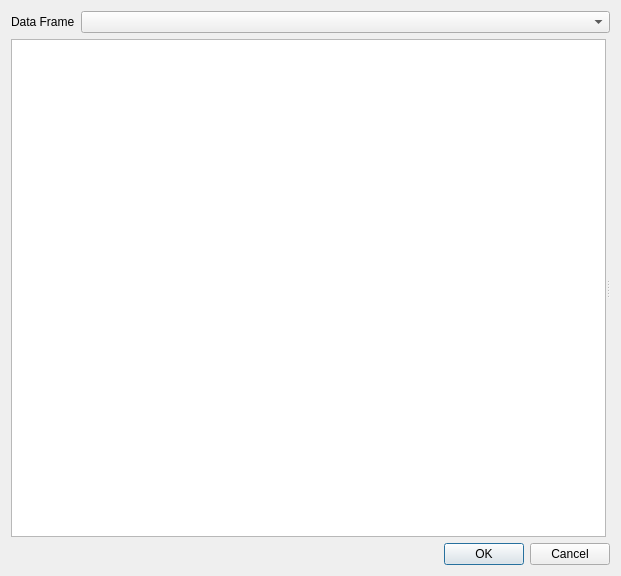
<?xml version="1.0" encoding="UTF-8"?>
<ui version="4.0">
 <class>DADialogChartGuide</class>
 <widget class="QDialog" name="DADialogChartGuide">
  <property name="geometry">
   <rect>
    <x>0</x>
    <y>0</y>
    <width>621</width>
    <height>576</height>
   </rect>
  </property>
  <property name="windowTitle">
   <string>Dialog</string>
  </property>
  <layout class="QVBoxLayout" name="verticalLayout_4">
   <item>
    <layout class="QHBoxLayout" name="horizontalLayout_3">
     <item>
      <widget class="QLabel" name="label">
       <property name="sizePolicy">
        <sizepolicy hsizetype="Preferred" vsizetype="Maximum">
         <horstretch>0</horstretch>
         <verstretch>0</verstretch>
        </sizepolicy>
       </property>
       <property name="text">
        <string>Data Frame</string>
       </property>
      </widget>
     </item>
     <item>
      <widget class="QComboBox" name="comboBoxDataFrame">
       <property name="sizePolicy">
        <sizepolicy hsizetype="Expanding" vsizetype="Fixed">
         <horstretch>0</horstretch>
         <verstretch>0</verstretch>
        </sizepolicy>
       </property>
      </widget>
     </item>
    </layout>
   </item>
   <item>
    <widget class="QSplitter" name="splitter">
     <property name="orientation">
      <enum>Qt::Horizontal</enum>
     </property>
     <widget class="QListWidget" name="listWidgetChartType">
      <property name="iconSize">
       <size>
        <width>32</width>
        <height>32</height>
       </size>
      </property>
      <property name="flow">
       <enum>QListView::TopToBottom</enum>
      </property>
      <property name="viewMode">
       <enum>QListView::ListMode</enum>
      </property>
      <property name="itemAlignment">
       <set>Qt::AlignHCenter</set>
      </property>
     </widget>
     <widget class="QStackedWidget" name="stackedWidget">
      <property name="currentIndex">
       <number>0</number>
      </property>
      <widget class="DA::DAChartAddXYSeriesWidget" name="pageCurve"/>
     </widget>
    </widget>
   </item>
   <item>
    <layout class="QHBoxLayout" name="horizontalLayout">
     <item>
      <spacer name="horizontalSpacer">
       <property name="orientation">
        <enum>Qt::Horizontal</enum>
       </property>
       <property name="sizeHint" stdset="0">
        <size>
         <width>40</width>
         <height>20</height>
        </size>
       </property>
      </spacer>
     </item>
     <item>
      <widget class="QDialogButtonBox" name="buttonBox">
       <property name="standardButtons">
        <set>QDialogButtonBox::Cancel|QDialogButtonBox::Ok</set>
       </property>
      </widget>
     </item>
    </layout>
   </item>
  </layout>
 </widget>
 <customwidgets>
  <customwidget>
   <class>DA::DAChartAddXYSeriesWidget</class>
   <extends>QWidget</extends>
   <header>DAChartAddXYSeriesWidget.h</header>
   <container>1</container>
  </customwidget>
 </customwidgets>
 <resources/>
 <connections>
  <connection>
   <sender>buttonBox</sender>
   <signal>accepted()</signal>
   <receiver>DADialogChartGuide</receiver>
   <slot>accept()</slot>
   <hints>
    <hint type="sourcelabel">
     <x>293</x>
     <y>326</y>
    </hint>
    <hint type="destinationlabel">
     <x>127</x>
     <y>328</y>
    </hint>
   </hints>
  </connection>
  <connection>
   <sender>buttonBox</sender>
   <signal>rejected()</signal>
   <receiver>DADialogChartGuide</receiver>
   <slot>reject()</slot>
   <hints>
    <hint type="sourcelabel">
     <x>336</x>
     <y>321</y>
    </hint>
    <hint type="destinationlabel">
     <x>27</x>
     <y>324</y>
    </hint>
   </hints>
  </connection>
 </connections>
</ui>
